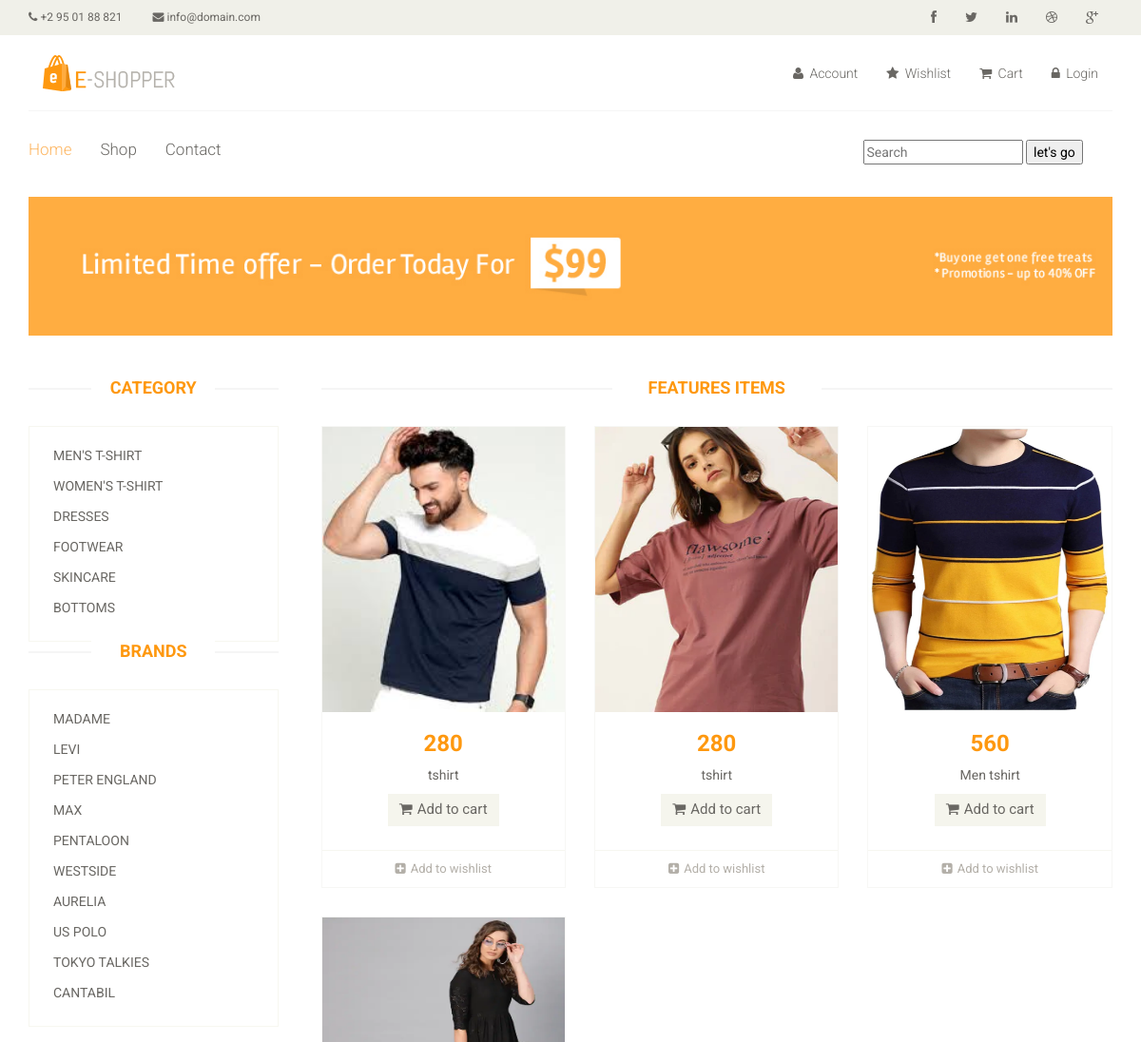
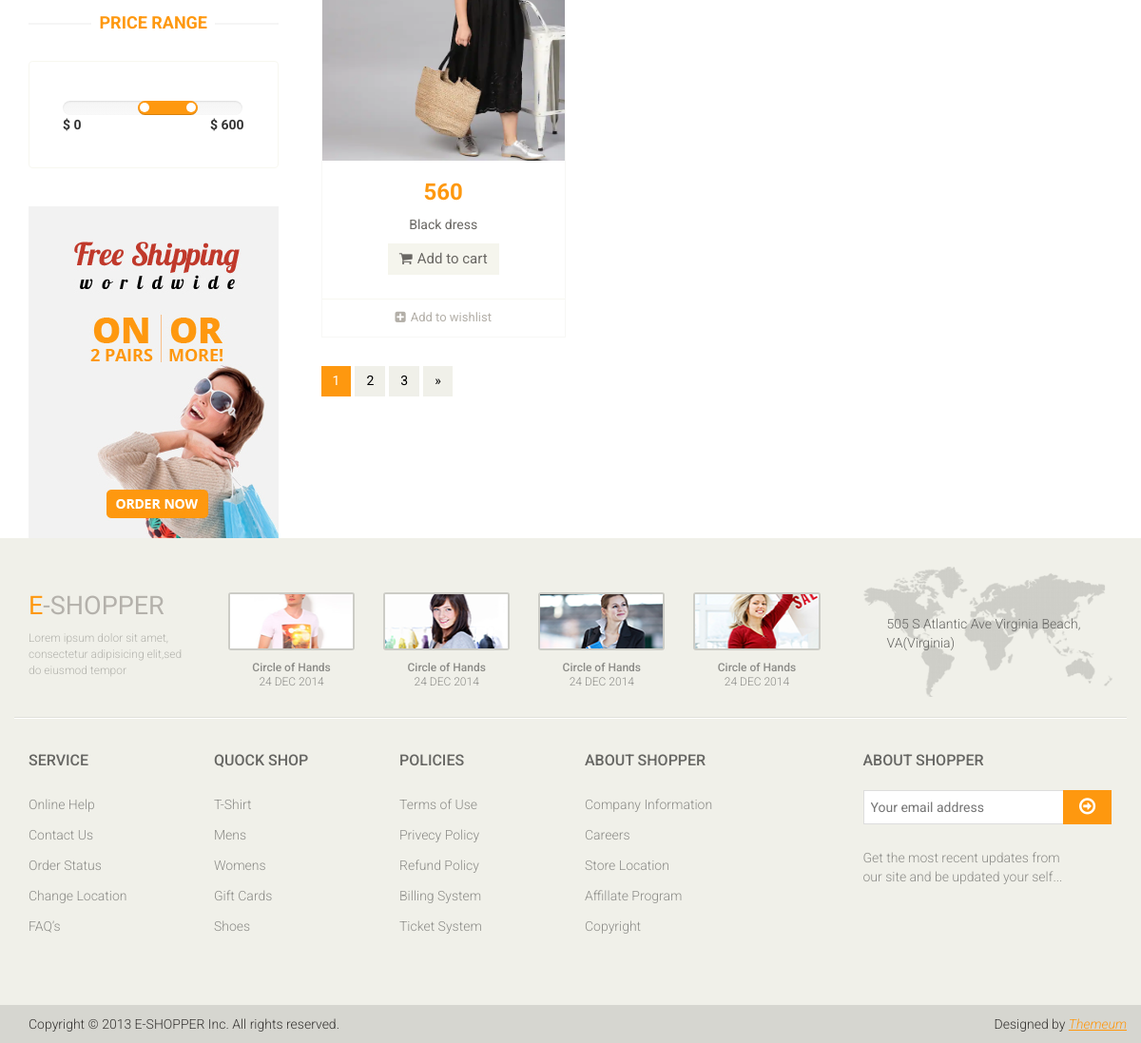
The app's page /shop/default/madame/ with its own data (2 pictures, top to bottom).
### mainApp/models.py (models this page shows, shortened)
class Category(models.Model):
    name=models.CharField(max_length=50)

class Brand(models.Model):
    name=models.CharField(max_length=50)

class Product(models.Model):
    name=models.CharField(max_length=58)
    desc=models.TextField()
    category=models.ForeignKey(Category,on_delete=models.CASCADE)
    brand=models.ForeignKey(Brand, on_delete=models.CASCADE)
    seller=models.ForeignKey(Seller, on_delete=models.CASCADE)
    basePrice=models.IntegerField()
    discount=models.IntegerField(default=0,null=True,blank=True)
    finalPrice=models.IntegerField(default=0,null=True,blank=True)
    red=models.BooleanField(default=None,blank=True,null=True)
    green = models.BooleanField(default=None, blank=True, null=True)
    black = models.BooleanField(default=None, blank=True, null=True)
    white = models.BooleanField(default=None, blank=True, null=True)
    pink = models.BooleanField(default=None, blank=True, null=True)
    s = models.BooleanField(default=None, blank=True, null=True)
    l = models.BooleanField(default=None, blank=True, null=True)
    m = models.BooleanField(default=None, blank=True, null=True)
    xl = models.BooleanField(default=None, blank=True, null=True)
    xxl = models.BooleanField(default=None, blank=True, null=True)
    img1 = models.ImageField(upload_to='images/', default=None, blank=True, null=True)
    img2 = models.ImageField(upload_to='images/', default=None, blank=True, null=True)
    img3 = models.ImageField(upload_to='images/', default=None, blank=True, null=True)
    img4 = models.ImageField(upload_to='images/', default=None, blank=True, null=True)
    img5 = models.ImageField(upload_to='images/', default=None, blank=True, null=True)
    date= models.DateTimeField(auto_now=True)
    stock=models.BooleanField(default=False)

### mainApp/views.py (the view)
# urls.py: path('shop/<str:cat>/<str:br>/',views.shopDetails),
def shopDetails(request,cat,br):
    c=Category.objects.all()
    brand=Brand.objects.all()
    if(cat=="default" and br=="default"):
        p=Product.objects.all()
    elif(not cat=="default" and br=="default"):
        cobj=Category.objects.get(name=cat)
        p=Product.objects.filter(category=cobj)
    elif(cat=="default" and (not br=="default")):
        bobj=Brand.objects.get(name=br)
        p=Product.objects.filter(brand=bobj)
    else:
        cobj = Category.objects.get(name=cat)
        bobj = Brand.objects.get(name=br)
        p=Product.objects.filter(brand=bobj,category=cobj)
    return render(request,"shop.html",{"Category":c,"Brand":brand,"Product":p,"Cat":cat,"Br":br})

### mainApp/templates/shop.html (shortened to what this page needs)
{% extends 'index.html' %}
{% load static %}
{% block body %}
	<section id="advertisement">
		<div class="container">
			<img src="{%static 'images/shop/advertisement.jpg'%}" alt="" />
		</div>
	</section>
	<section>
		<div class="container">
			<div class="row">
				<div class="col-sm-3">
					<div class="left-sidebar">
						<div class="brands_products">
							<h2>Category</h2>
							<div class="brands-name">
								<ul class="nav nav-pills nav-stacked">
									{% for i in Category %}
									<li><a href="/shop/{{i.name}}/{{Br}}/">{{i.name}}</a></li>
									{% endfor %}
								</ul>
							</div>
						</div>
						<div class="brands_products">
							<h2>Brands</h2>
							<div class="brands-name">
								<ul class="nav nav-pills nav-stacked">
									{% for i in Brand %}
									<li><a href="/shop/{{Cat}}/{{i.name}}/">{{i.name}}</a></li>
									{% endfor %}
								</ul>
							</div>
						</div>
						<div class="price-range">
							<h2>Price Range</h2>
							<div class="well">
								 <input type="text" class="span2" value="" data-slider-min="0" data-slider-max="600" data-slider-step="5" data-slider-value="[250,450]" id="sl2" ><br />
								 <b>$ 0</b> <b class="pull-right">$ 600</b>
							</div>
						</div>
						<div class="shipping text-center">
							<img src="{%static 'images/home/shipping.jpg'%}" alt="" />
						</div>
					</div>
				</div>
				<div class="col-sm-9 padding-right">
					<div class="features_items">
						<h2 class="title text-center">Features Items</h2>
						{% for i in Product %}
						<div class="col-sm-4">
							<div class="product-image-wrapper">
								<div class="single-products">
									<div class="productinfo text-center">
										<img src="{{i.img1.url}}" height="300px" alt="" />
										<h2>{{i.finalPrice}}</h2>
										<p>{{i.name}}</p>
										<a href="/product/{{i.id}}/" class="btn btn-default add-to-cart"><i class="fa fa-shopping-cart"></i>Add to cart</a>
									</div>
									<div class="product-overlay">
										<div class="overlay-content">
										</div>
									</div>
								</div>
								<div class="choose">
									<ul class="nav nav-pills nav-justified">
										<li><a href=""><i class="fa fa-plus-square"></i>Add to wishlist</a></li>
									</ul>
								</div>
							</div>
						</div>
						{% endfor %}
						</div>
						<ul class="pagination">
							<li class="active"><a href="">1</a></li>
							<li><a href="">2</a></li>
							<li><a href="">3</a></li>
							<li><a href="">&raquo;</a></li>
						</ul>
					</div>
				</div>
			</div>
	</section>
	{% endblock %}

### mainApp/static/css/main.css (style rules this page uses)
body { font-family: 'Roboto', sans-serif; position: relative; font-weight: 400px; }
ul li { list-style: none; }
a { -webkit-transition: 300ms; transition: 300ms; }
h1, h2, h3, h4, h5, h6 { font-family: 'Roboto', sans-serif; }
.left-sidebar h2, .brands_products h2 { color: #FE980F; font-family: 'Roboto', sans-serif; font-size: 18px; font-weight: 700; margin: 0 auto 30px; text-align: center; text-transform: uppercase; position: relative; z-index: 3; }
.left-sidebar h2:after, h2.title:after { content: " "; position: absolute; border: 1px solid #f5f5f5; bottom: 8px; left: 0; width: 100%; height: 0; z-index: -2; }
.left-sidebar h2:before { content: " "; position: absolute; background: #fff; bottom: -6px; width: 130px; height: 30px; z-index: -1; left: 50%; margin-left: -65px; }
h2.title:before { content: " "; position: absolute; background: #fff; bottom: -6px; width: 220px; height: 30px; z-index: -1; left: 50%; margin-left: -110px; }
.brands-name { border: 1px solid #F7F7F0; padding-bottom: 20px; padding-top: 15px; }
.brands-name .nav-stacked li a { background-color: #FFFFFF; color: #696763; font-family: 'Roboto', sans-serif; font-size: 14px; padding: 5px 25px; text-decoration: none; text-transform: uppercase; }
.shipping { background-color: #F2F2F2; margin-top: 40px; overflow: hidden; padding-top: 20px; position: relative; }
.price-range { margin-top: 30px; }
.well { background-color: #FFFFFF; border: 1px solid #F7F7F0; border-radius: 4px; -webkit-box-shadow: none; box-shadow: none; margin-bottom: 20px; min-height: 20px; padding: 35px; }
.padding-right { padding-right: 0; }
.features_items { overflow: hidden; }
h2.title { color: #FE980F; font-family: 'Roboto', sans-serif; font-size: 18px; font-weight: 700; margin: 0 15px; text-transform: uppercase; margin-bottom: 30px; position: relative; }
.product-image-wrapper { border: 1px solid #F7F7F5; overflow: hidden; margin-bottom: 30px; }
.single-products { position: relative; }
.productinfo h2 { color: #FE980F; font-family: 'Roboto', sans-serif; font-size: 24px; font-weight: 700; }
.productinfo p { font-family: 'Roboto', sans-serif; font-size: 14px; font-weight: 400; color: #696763; }
.productinfo img { width: 100%; }
.productinfo { position: relative; }
.product-overlay { background: rgba(254, 152, 15, .8); top: 0; display: none; height: 0; position: absolute; -webkit-transition: height 500ms ease 0s; transition: height 500ms ease 0s; width: 100%; display: block; }
.product-overlay .overlay-content { bottom: 0; position: absolute; bottom: 0; text-align: center; width: 100%; }
.add-to-cart { background: #F5F5ED; border: 0 none; border-radius: 0; color: #696763; font-family: 'Roboto', sans-serif; font-size: 15px; margin-bottom: 25px; }
.add-to-cart i { margin-right: 5px; }
.choose { border-top: 1px solid #F7F7F0; }
.choose ul li a { color: #B3AFA8; font-family: 'Roboto', sans-serif; font-size: 13px; padding-left: 0; padding-right: 0; }
.choose ul li a i { margin-right: 5px; }
#advertisement { padding-bottom: 45px; }
#advertisement img { width: 100%; }
.pagination { display: inline-block; margin-bottom: 25px; margin-top: 0; padding-left: 15px; }
.pagination li:first-child a, .pagination li:first-child span { border-bottom-left-radius: 0; border-top-left-radius: 0; margin-left: 0; }
.pagination li:last-child a, .pagination li:last-child span { border-bottom-right-radius: 0; border-top-right-radius: 0; }
.pagination .active a, .pagination .active span, .pagination .active a:hover, .pagination .active span:hover, .pagination .active a:focus, .pagination .active span:focus { background-color: #FE980F; border-color: #FE980F; color: #FFFFFF; cursor: default; z-index: 2; }
.pagination li a, .pagination li span { background-color: #f0f0e9; border: 0; float: left; line-height: 1.42857; margin-left: -1px; padding: 6px 12px; position: relative; text-decoration: none; margin-right: 5px; color: #000; }

### records on screen
Category: name "MEN'S T-SHIRT"
Category: name "WOMEN'S T-SHIRT"
Category: name "DRESSES"
Category: name "FOOTWEAR"
Category: name "SKINCARE"
Category: name "BOTTOMS"
Brand: name "MADAME"
Brand: name "LEVI"
Brand: name "PETER ENGLAND"
Brand: name "MAX"
Brand: name "PENTALOON"
Brand: name "WESTSIDE"
Brand: name "AURELIA"
Brand: name "US POLO"
Brand: name "TOKYO TALKIES"
Brand: name "CANTABIL"
Product: img1 (picture), finalPrice "280", name "tshirt"
Product: img1 (picture), finalPrice "280", name "tshirt"
Product: img1 (picture), finalPrice "560", name "Men tshirt"
Product: img1 (picture), finalPrice "560", name "Black dress"
